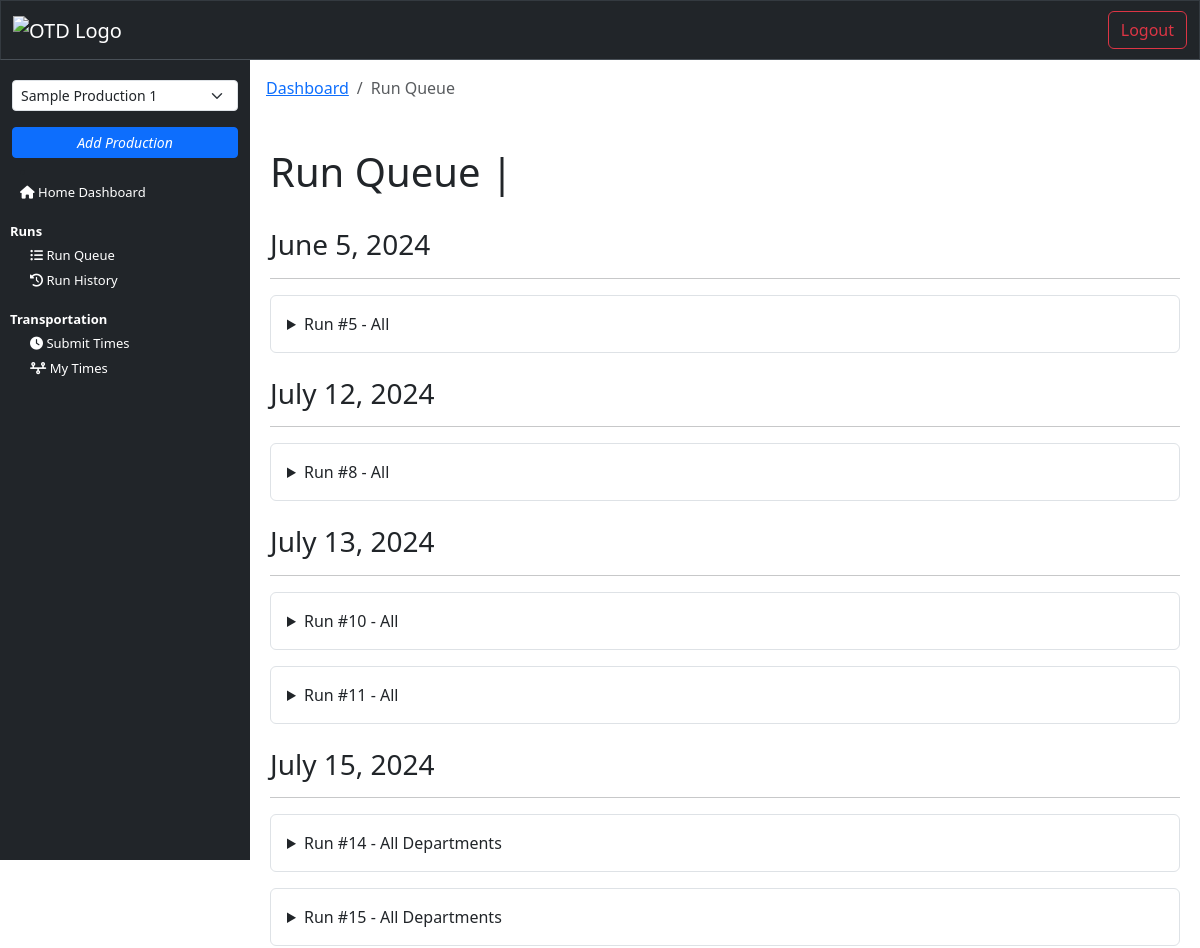
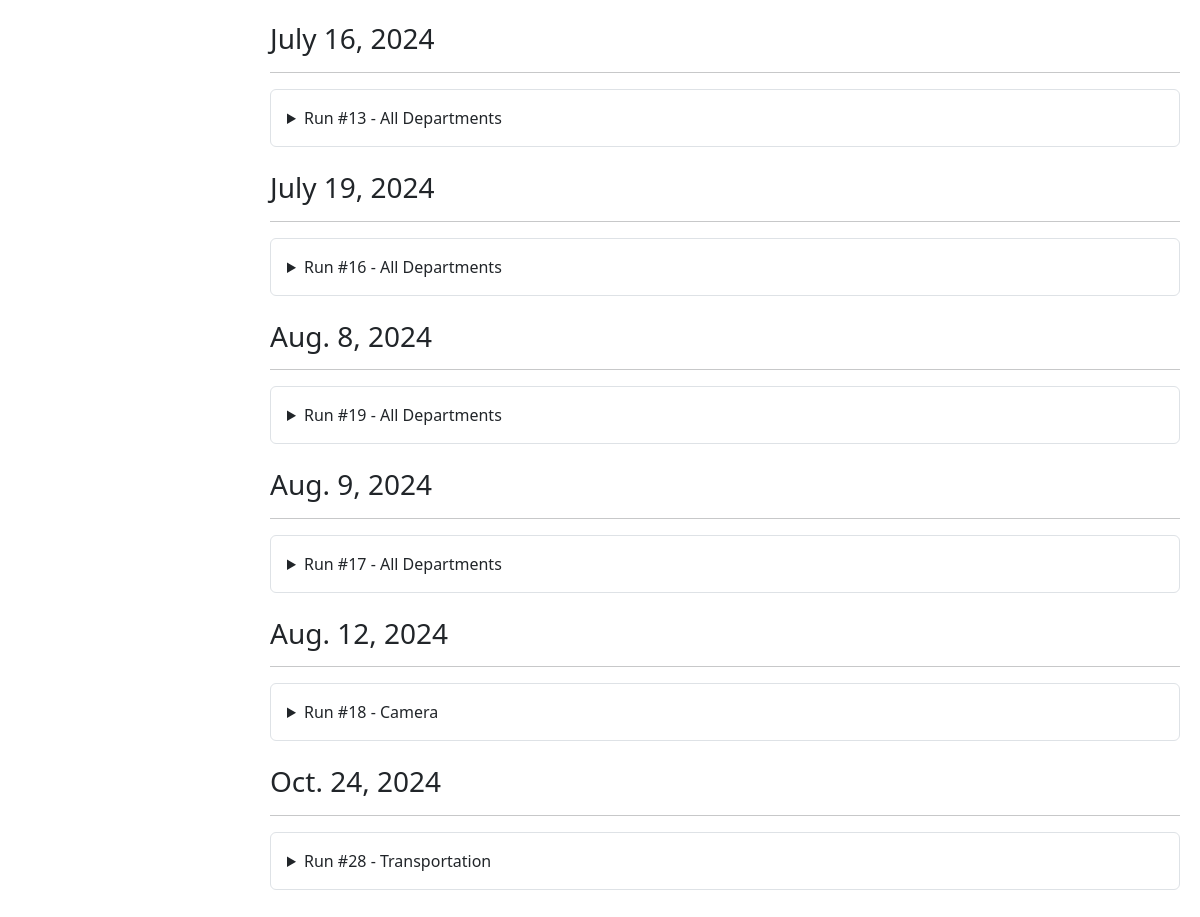
The page /run_queue (signed in) on the database its author committed (2 pictures, top to bottom).
### transportation/models.py (models this page shows, shortened)
class RunRequest(models.Model):
    production_title = models.CharField(max_length=150, null=True)
    create_date = models.DateField(auto_now_add=True)
    requester_name = models.CharField(max_length=100)
    requester_phone = models.CharField(max_length=15)
    requester_email = models.CharField(max_length=255)
    requester_department = models.CharField(max_length=100)
    run_date = models.DateField()
    ready_time = models.TimeField(null=True, blank=True)
    need_by_this_time = models.TimeField(null=True, blank=True)
    run_type = models.CharField(null=True, max_length=50)
    pickup_name = models.CharField(max_length=100)
    pickup_phone = models.CharField(max_length=15, null=True, blank=True)
    pickup_address_1 = models.CharField(max_length=100)
    pickup_address_2 = models.CharField(max_length=100, null=True, blank=True)
    pickup_city = models.CharField(max_length=100)
    pickup_state = models.CharField(max_length=2)
    pickup_zip = models.CharField(max_length=10)
    run_details = models.TextField(max_length=500)
    stop_2_name = models.CharField(max_length=100, blank=True)
    stop_2_phone = models.CharField(max_length=15, blank=True)
    stop_2_address_1 = models.CharField(max_length=100, blank=True)
    stop_2_address_2 = models.CharField(max_length=100, null=True, blank=True)
    stop_2_city = models.CharField(max_length=100, blank=True)
    stop_2_state = models.CharField(max_length=2, blank=True)
    stop_2_zip = models.CharField(max_length=10, blank=True)
    run_details_2 = models.TextField(max_length=500, null=True, blank=True)
    stop_3_name = models.CharField(max_length=100, blank=True)
    stop_3_phone = models.CharField(max_length=15, blank=True)
    stop_3_address_1 = models.CharField(max_length=100, blank=True)
    stop_3_address_2 = models.CharField(max_length=100, null=True, blank=True)
    stop_3_city = models.CharField(max_length=100, blank=True)
    stop_3_state = models.CharField(max_length=2, blank=True)
    stop_3_zip = models.CharField(max_length=10, blank=True)
    run_details_3 = models.TextField(max_length=500, null=True, blank=True)
    stop_4_name = models.CharField(max_length=100, blank=True)
    stop_4_phone = models.CharField(max_length=15, blank=True)
    stop_4_address_1 = models.CharField(max_length=100, blank=True)
    stop_4_address_2 = models.CharField(max_length=100, null=True, blank=True)
    stop_4_city = models.CharField(max_length=100, blank=True)
    stop_4_state = models.CharField(max_length=2, blank=True)
    stop_4_zip = models.CharField(max_length=10, blank=True)
    run_details_4 = models.TextField(max_length=500, null=True, blank=True)
    stop_5_name = models.CharField(max_length=100, blank=True)
    stop_5_phone = models.CharField(max_length=15, blank=True)
    stop_5_address_1 = models.CharField(max_length=100, blank=True)
    stop_5_address_2 = models.CharField(max_length=100, null=True, blank=True)
    stop_5_city = models.CharField(max_length=100, blank=True)
    stop_5_state = models.CharField(max_length=2, blank=True)
    stop_5_zip = models.CharField(max_length=10, blank=True)
    run_details_5 = models.TextField(max_length=500, null=True, blank=True)
    stop_6_name = models.CharField(max_length=100, blank=True)
    stop_6_phone = models.CharField(max_length=15, blank=True)
    stop_6_address_1 = models.CharField(max_length=100, blank=True)
    stop_6_address_2 = models.CharField(max_length=100, null=True, blank=True)
    stop_6_city = models.CharField(max_length=100, blank=True)
    stop_6_state = models.CharField(max_length=2, blank=True)
    stop_6_zip = models.CharField(max_length=10, blank=True)
    run_details_6 = models.TextField(max_length=500, null=True, blank=True)
    dropoff_name = models.CharField(max_length=100, blank=True)
    dropoff_phone = models.CharField(max_length=15, blank=True)
    dropoff_address_1 = models.CharField(max_length=100, blank=True)
    dropoff_address_2 = models.CharField(max_length=100, null=True, blank=True)
    dropoff_city = models.CharField(max_length=100, blank=True)
    dropoff_state = models.CharField(max_length=2, blank=True)
    dropoff_zip = models.CharField(max_length=10, blank=True)
    dropoff_details = models.TextField(max_length=500, null=True, blank=True)
    purchase_order = models.CharField(max_length=20, null=True, blank=True)
    vendor_invoice  = models.CharField(max_length=20, null=True, blank=True)
    run_status = models.CharField(max_length=20, null=True, blank=True)
    truck_size = models.CharField(max_length=50, null=True, blank=True)
    assigned_driver = models.ManyToManyField('Driver', blank=True)
    transportation_notes = models.TextField(max_length=2000, null=True, blank=True)
    driver_notes = models.TextField(max_length=2000, null=True, blank=True)

### interface/views.py (the view)
# urls.py: path('run_queue', views.run_queue, name="run_queue"),
@login_required(login_url='login')
def run_queue(request):
    runs = RunRequest.objects.exclude(run_status__in=["Completed","Cancelled"]).order_by('run_date', 'need_by_this_time')
    user = get_object_or_404(NewUser, id=request.user.id)
    user_productions = user.productions.filter(is_active=True)
    is_driver = Driver.objects.filter(user=user).exists()
    production_title_in_session = request.session.get('production_title')
    if production_title_in_session:
        runs = runs.filter(production_title=production_title_in_session)
    user_department = request.session.get('department')
    if user_department not in ['Admin', 'Production', 'Transportation']:
        runs = runs.filter(requester_department=user_department)
    context = {
        'runs': runs,
        'user_productions': user_productions,
        'is_driver': is_driver,
    }
    return render(request, 'interface/run_queue.html', context=context)

### interface/templates/interface/run_queue.html (shortened to what this page needs)
{% extends 'interface/layout.html' %}
{% load crispy_forms_tags %}
{% block content %}
    <nav class="p-2" aria-label="breadcrumb">
        <ol class="breadcrumb">
            <li class="breadcrumb-item"><a href="{% url 'dashboard' %}">Dashboard</a></li>
            <li class="breadcrumb-item active" aria-current="page">Run Queue</li>
        </ol>
    </nav>
    <main>
        <br>
        <div class="container">
            <h1>Run Queue | {{ request.session.production_title }}</h1>
        </div>
        <div class="container">
            <br>
            {% regroup runs by run_date as date_groups %}
            {% for date_group in date_groups %}
                <div class="date-group mb-4">
                    <h3 class="date-label">{{ date_group.grouper }}</h3>
                    <hr>
                    {% for run in date_group.list %}
                        <details class="border p-3 rounded mb-3">
                            <summary class="font-weight-bold">Run #{{ run.id }} - {{ run.requester_department }}</summary>
                        </details>
                    {% endfor %}
                </div>
            {% endfor %}
        </div>
        <br>
    </main>
{% endblock %}

### static/css/style.css (style rules this page uses)
body { padding: 0; margin: 0; background-color: white; }
main { margin: 0; padding: 0; }

### rows shown on the page
RunRequest: grouper "June 5, 2024", id "5", requester_department "All"
RunRequest: grouper "July 12, 2024", id "8", requester_department "All"
RunRequest: grouper "July 13, 2024", id "10", requester_department "All"
RunRequest: id "11", requester_department "All"
RunRequest: grouper "July 15, 2024", id "14", requester_department "All Departments"
RunRequest: id "15", requester_department "All Departments"
RunRequest: grouper "July 16, 2024", id "13", requester_department "All Departments"
RunRequest: grouper "July 19, 2024", id "16", requester_department "All Departments"
RunRequest: grouper "Aug. 8, 2024", id "19", requester_department "All Departments"
RunRequest: grouper "Aug. 9, 2024", id "17", requester_department "All Departments"
RunRequest: grouper "Aug. 12, 2024", id "18", requester_department "Camera"
RunRequest: grouper "Oct. 24, 2024", id "28", requester_department "Transportation"

### other values the page prints
form field production_title "Sample Production 1"
